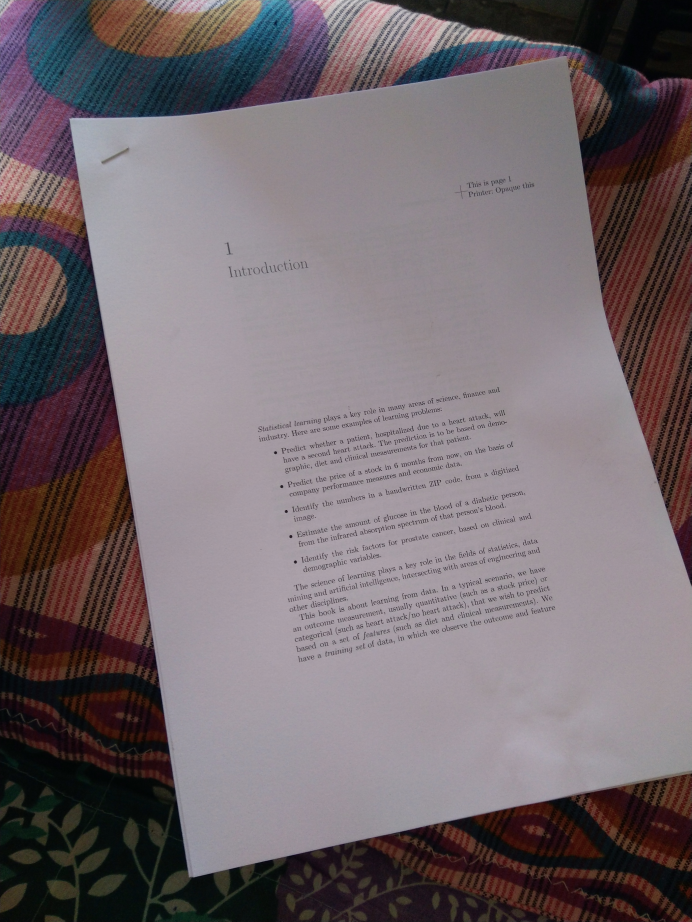
#> input picture Some basic CV/test6.jpg, 3456 x 4608 px (shown at 1/5 size)
$ python grabCutAlgo.py
#> lines starting #> are read from the running program, lines starting #| are printed output that depends on the picture
import numpy as np
import cv2
from matplotlib import pyplot as plt

img = cv2.resize(cv2.imread('test6.jpg'), (500, 500))
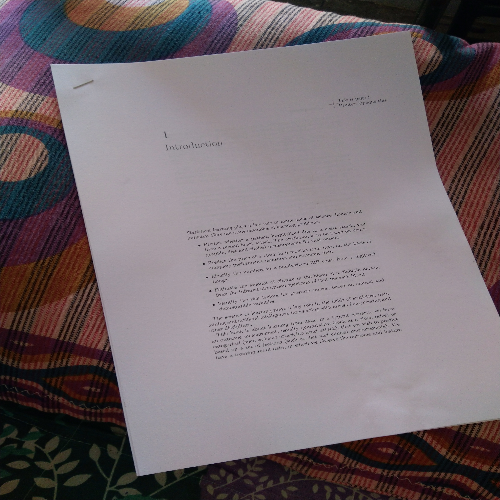
#> img: shape (500, 500, 3); mean B, G, R 109.6, 105, 115.6
img = cv2.medianBlur(img, 7)
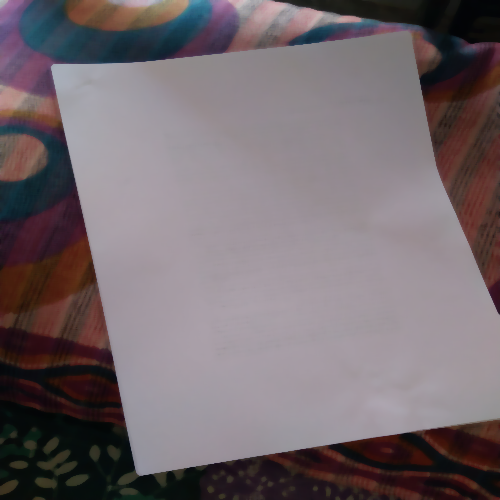
#> img: shape (500, 500, 3); mean B, G, R 110.6, 105.9, 116.6
mask = np.zeros(img.shape[:2],np.uint8)

bgdModel = np.zeros((1,65),np.float64)
fgdModel = np.zeros((1,65),np.float64)

rect = (0, 0, 499, 499)

cv2.grabCut(img,mask,rect,bgdModel,fgdModel,5,cv2.GC_INIT_WITH_RECT)
mask2 = np.where((mask==2)|(mask==0),0,1).astype('uint8')
img = img*mask2[:,:,np.newaxis]
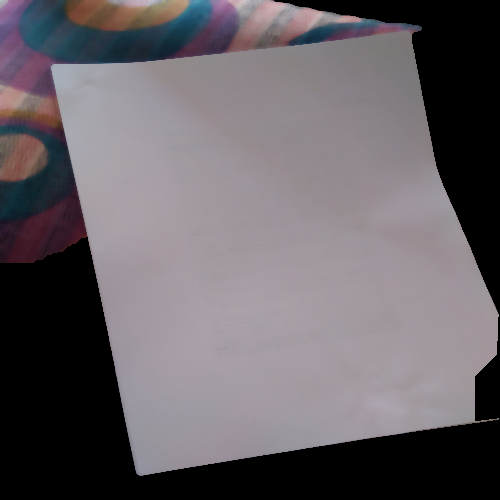
#> img: shape (500, 500, 3); mean B, G, R 103, 97.6, 103.6

plt.imshow(img)
plt.colorbar()
plt.show()
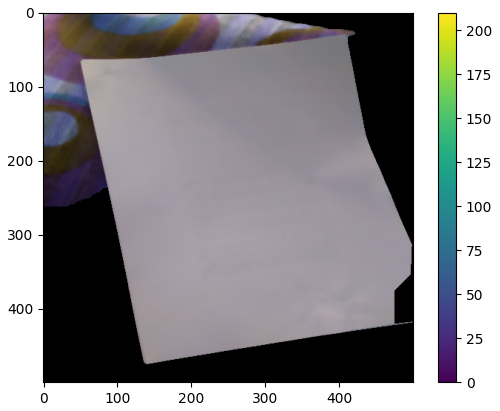
#> figure drawn by matplotlib, 2 panels; B, G, R data is drawn as R, G, B

$ run again, with Some basic CV/test1.jpg copied over Some basic CV/test6.jpg
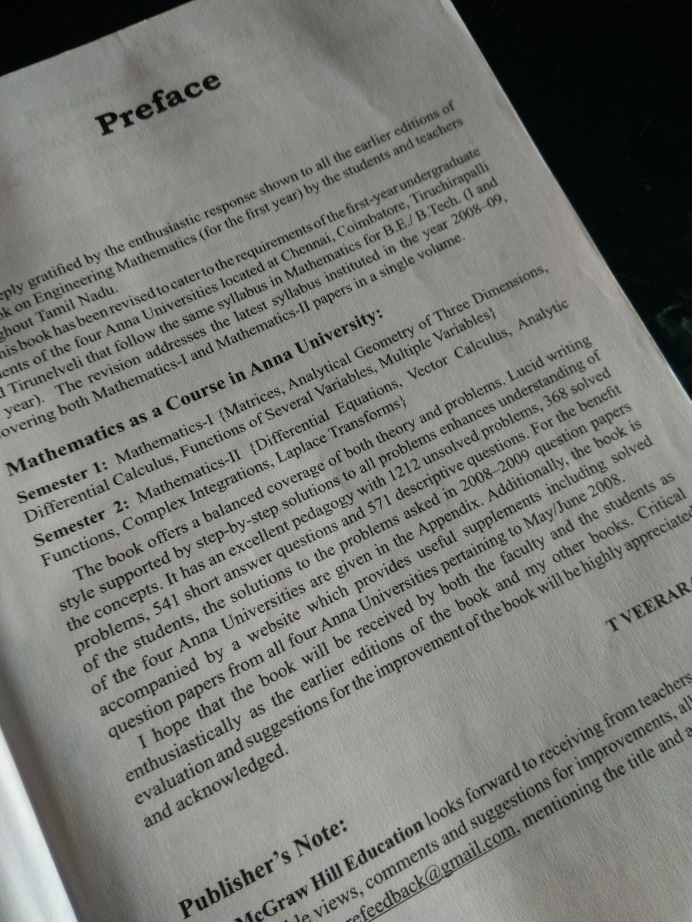
#> input picture Some basic CV/test1.jpg, 3456 x 4608 px (shown at 1/5 size)
#> `img = img*mask2[:,:,np.newaxis]`:
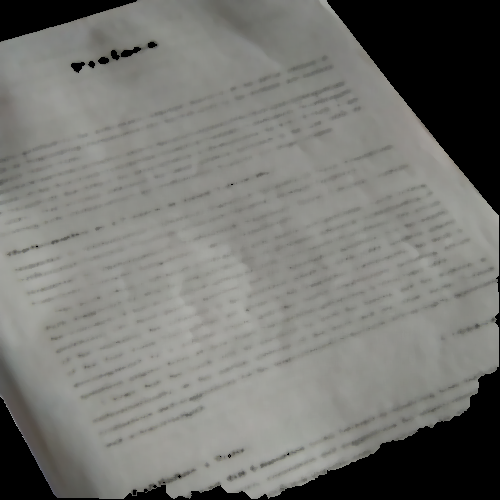
#> img: shape (500, 500, 3); mean B, G, R 114.1, 118.3, 117.9
#> `plt.show()`:
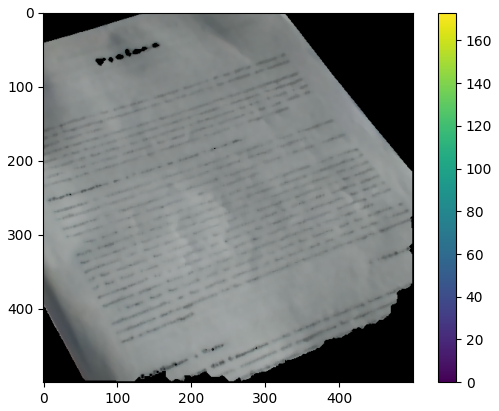
#> figure drawn by matplotlib, 2 panels; B, G, R data is drawn as R, G, B

$ run again, with Some basic CV/test10.jpg copied over Some basic CV/test6.jpg
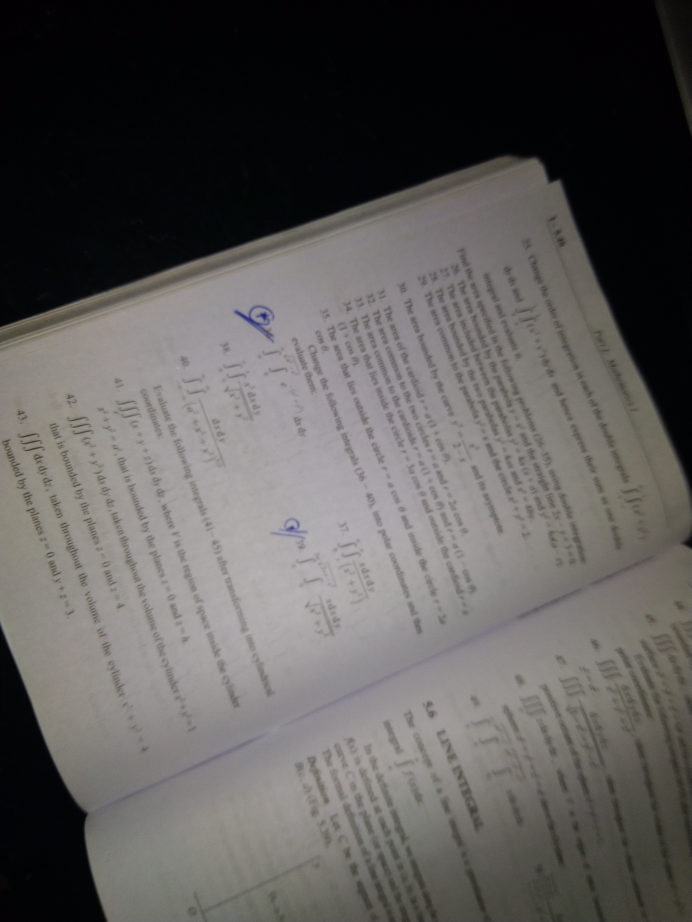
#> input picture Some basic CV/test10.jpg, 3456 x 4608 px (shown at 1/5 size)
#> `img = img*mask2[:,:,np.newaxis]`:
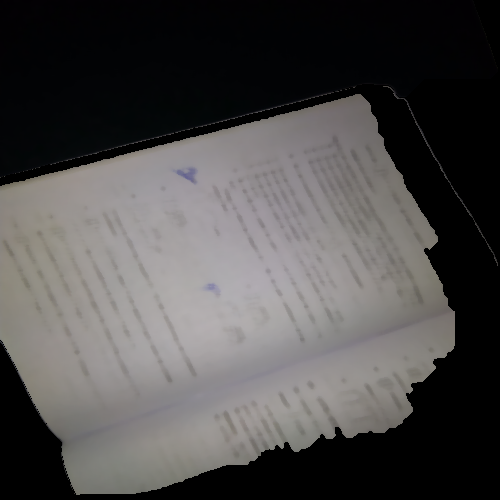
#> img: shape (500, 500, 3); mean B, G, R 75.5, 75.9, 77.8
#> `plt.show()`:
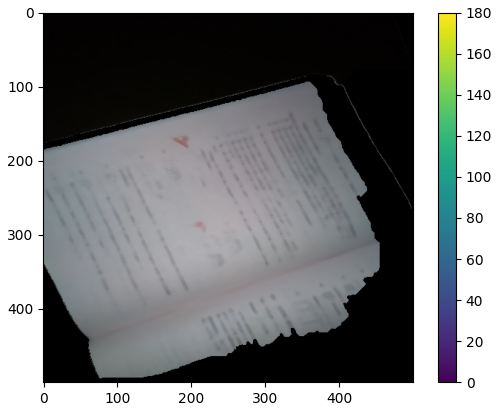
#> figure drawn by matplotlib, 2 panels; B, G, R data is drawn as R, G, B

$ run again, with Some basic CV/test2.jpg copied over Some basic CV/test6.jpg
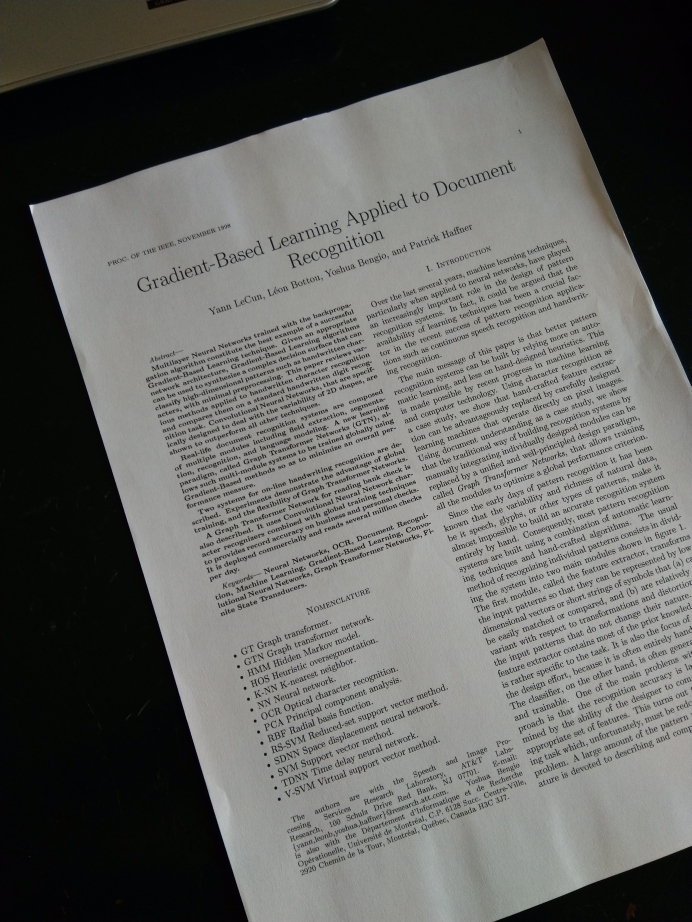
#> input picture Some basic CV/test2.jpg, 3456 x 4608 px (shown at 1/5 size)
#> `img = cv2.medianBlur(img, 7)`:
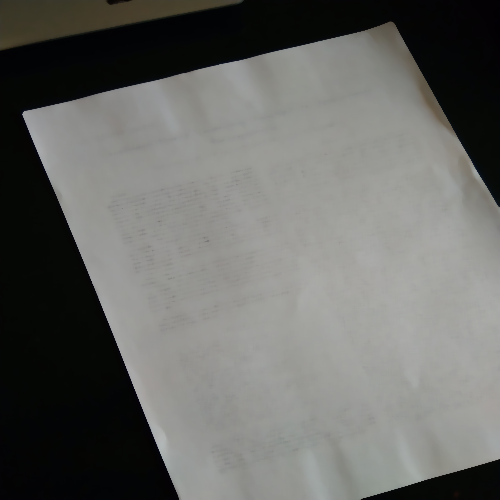
#> img: shape (500, 500, 3); mean B, G, R 102.4, 105.3, 104.8
#> `plt.show()`:
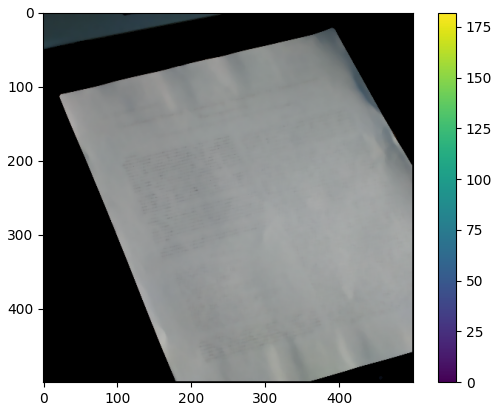
#> figure drawn by matplotlib, 2 panels; B, G, R data is drawn as R, G, B
